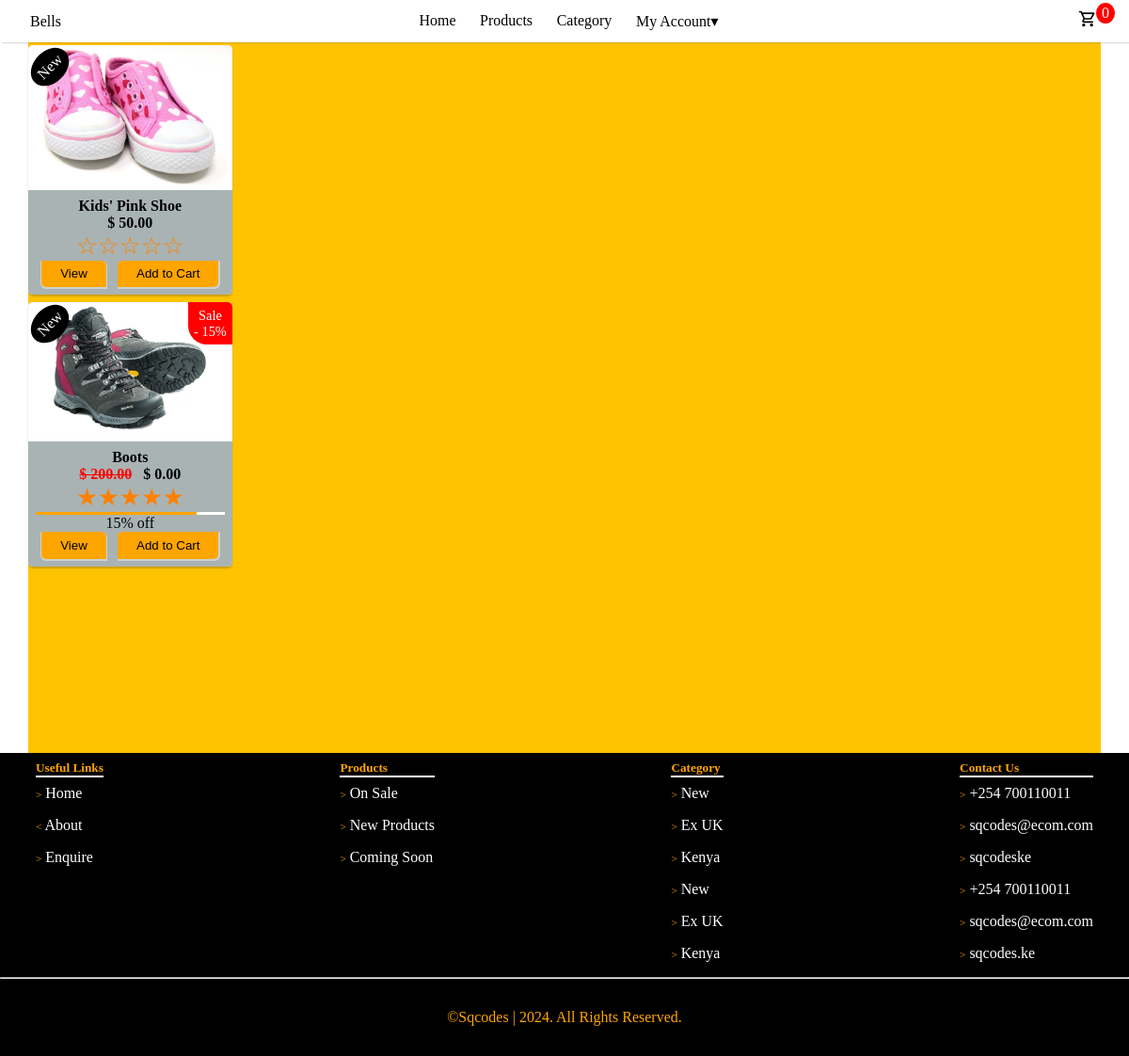
The app's page /new/, older data.
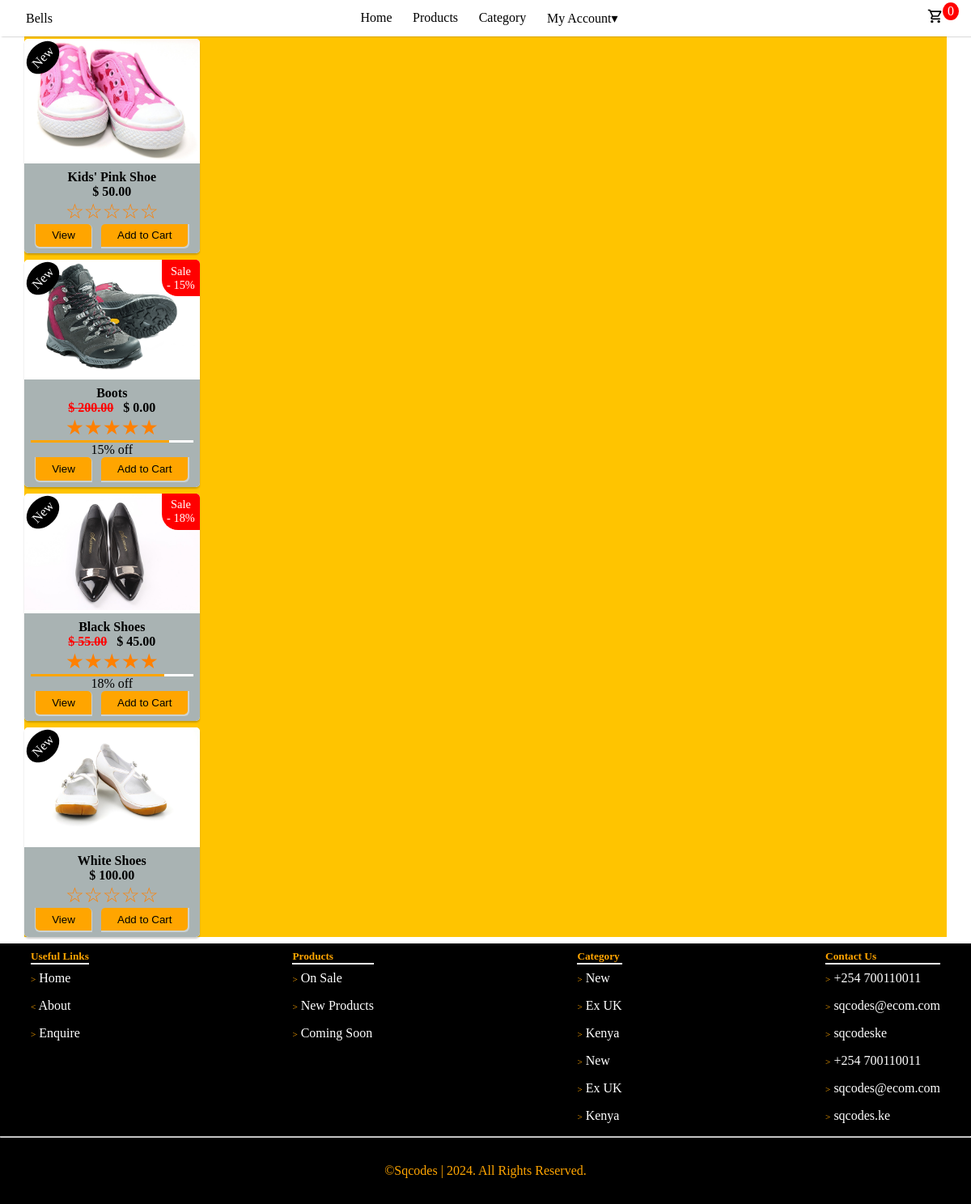
The same page, newer data.
### store/models.py (models this page shows, shortened)
class Product(models.Model):
    name = models.CharField(max_length=255)
    price = models.DecimalField(default=0, max_digits=9, decimal_places=2)
    category = models.ForeignKey(Category, on_delete=models.CASCADE, default=1)
    description = models.TextField(null=True, blank=True)
    image = models.ImageField(upload_to='uploads/products/')
    is_sale = models.BooleanField(default=False)
    sale_price = models.DecimalField(default=0, decimal_places=2, max_digits=8, null=True, blank=True)
    in_stock = models.BooleanField(default=True)
    stock_quantity = models.IntegerField(default=1)
    discount = models.DecimalField(default=0, max_digits=9, decimal_places=2, null=True, blank=True)
    percentage_discount = models.DecimalField(default=0, max_digits=5, decimal_places=0, null=True, blank=True)
    is_new = models.BooleanField(default=False)
    is_featured = models.BooleanField(default=False)

### store/views.py (the view)
# urls.py: path('new/', views.new_product, name='new'),
def new_product(request):
    products = Product.objects.filter(is_new=True).distinct()
    return render(request, 'store/pages/new.html', {'products': products})

### store/templates/store/pages/new.html (shortened to what this page needs)
{% extends 'store/base.html' %}
{% load static %}
{% block content %}
{% for product in products %}
{% include 'store/include/card.html' %}
{% endfor %}
{% endblock content %}

### store/templates/store/include/card.html (shortened to what this page needs)
<div class="product-card">
    <div class="product-image">
        <a href="{% url 'product' product.id %}"><img src="{{ product.image.url }}" alt="product" width="100%"></a>
    </div>
    <div class="card-text">
        <h4>{{ product.name }}</h4>
        {% if product.is_sale %}
        <p>
            <strong>
                <span id="price"><del>$ {{ product.price }}</del></span> &nbsp;
                <span id="sale-price">$ {{product.sale_price }}</span>
            </strong>
        </p>
        <p class="star">&#9733;&#9733;&#9733;&#9733;&#9733;</p>
        <div class="price-bar" style="width: 100%;">
            <div class="discount-section" style="width: {{ product.percentage_discount }}%;"></div>
        </div>
        <p>{{ product.percentage_discount }}% off</p>
        {% else %}
        <p>
            <strong>
                <span id="price">$ {{ product.price }}</span>
            </strong>
        </p>
        <p class="star">&#9734;&#9734;&#9734;&#9734;&#9734;</p>
        {% endif %}
        <div class="card-btn">
            <a href="{% url 'product' product.id %}"><button type="button">View</button></a>
                <button type="button" value="{{ product.id }}" id="cart-add">Add to Cart</button>
        </div>
    </div>
    {% if product.is_sale %}
    <div class="sales-badge">
        <p>Sale</p>
        <p id="percentage-discount">- {{ product.percentage_discount }}%</p>
    </div>
    {% endif %}
    {% if product.is_new %}
    <div class="new-product">New</div>
    {% endif %}
</div>

Row changes from the older to the newer data that the page shows:
added Product: image (picture), name "Black Shoes", price "55.00", sale_price "45.00", percentage_discount "18", {{ product.id }} 6 (drawn), is_new "New"
added Product: image (picture), name "White Shoes", price "100.00", {{ product.id }} 8 (drawn), is_new "New"
